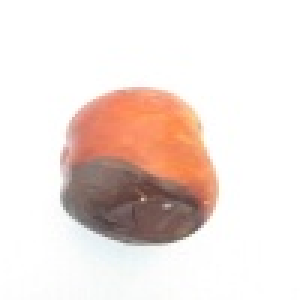
#> input picture image-classification/17.jpg, 100 x 100 px (shown 3 times larger)
$ jupyter execute color-segmentation-using-k-means-important.ipynb
#> lines starting #> are read from the running program, lines starting #| are printed output that depends on the picture; after the words box and inside, x2 and y2 are one past the last pixel; in counts of white or black regions, pixels touching at a corner belong together
[cell 1]
import numpy as np
import cv2
import matplotlib.pyplot as plt

[cell 2]
original_image = cv2.imread("17.jpg")
#> original_image is the input picture: shape (100, 100, 3); mean B, G, R 220.2, 225.3, 238.5

[cell 3]
img=cv2.cvtColor(original_image,cv2.COLOR_BGR2RGB)

[cell 4]
vectorized = img.reshape((-1,3))

[cell 5]
vectorized = np.float32(vectorized)

[cell 6]
criteria = (cv2.TERM_CRITERIA_EPS + cv2.TERM_CRITERIA_MAX_ITER, 10, 1.0)

[cell 7]
K = 4
attempts=20
ret,label,center=cv2.kmeans(vectorized,K,None,criteria,attempts,cv2.KMEANS_PP_CENTERS)
#> ret = 2117308.8; label = 10000 values, max 3 at index 3139, min 0 at index 0, mean 0.451; center = [[253.8, 253.9, 253.6], [122.3, 97.45, 91.94], [219.2, 179.2, 163.1], [238.8, 141.1, 101.3]]

[cell 8]
center = np.uint8(center)
#> center = [[253, 253, 253], [122, 97, 91], [219, 179, 163], [238, 141, 101]]

[cell 9]
res = center[label.flatten()]
result_image = res.reshape((img.shape))
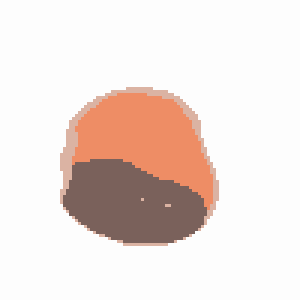
#> result_image: shape (100, 100, 3) (shown 3 times larger); mean R, G, B 237.7, 224.6, 219.6

[cell 10]
figure_size = 15
plt.figure(figsize=(figure_size,figure_size))
plt.subplot(1,2,1),plt.imshow(img)
plt.title('Original Image'), plt.xticks([]), plt.yticks([])
plt.subplot(1,2,2),plt.imshow(result_image)
plt.title('Segmented Image when K = %i' % K), plt.xticks([]), plt.yticks([])
plt.show()
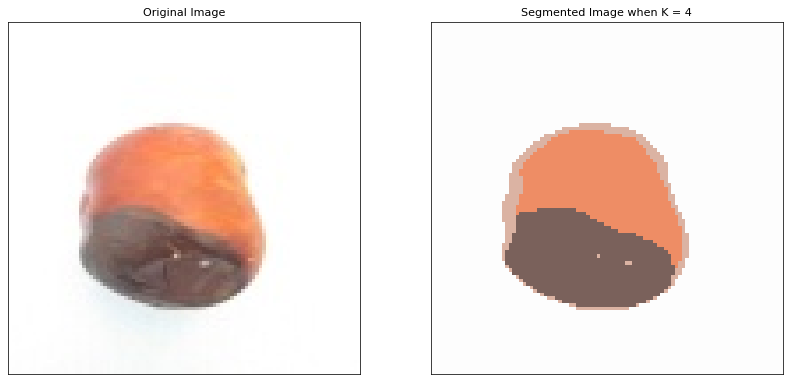
#> figure drawn by matplotlib, 2 panels

[cell 11]
edges = cv2.Canny(result_image,150,200)
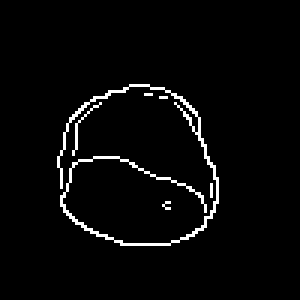
#> edges: shape (100, 100) (shown 3 times larger); 3.1% white in thin lines or dots, all inside (x1, y1, x2, y2) = (19, 28, 73, 82)
plt.figure(figsize=(figure_size,figure_size))
plt.subplot(1,2,1),plt.imshow(img)
plt.title('Original Image'), plt.xticks([]), plt.yticks([])
plt.subplot(1,2,2),plt.imshow(edges,cmap = 'gray')
plt.title('Edge Image'), plt.xticks([]), plt.yticks([])
plt.show()
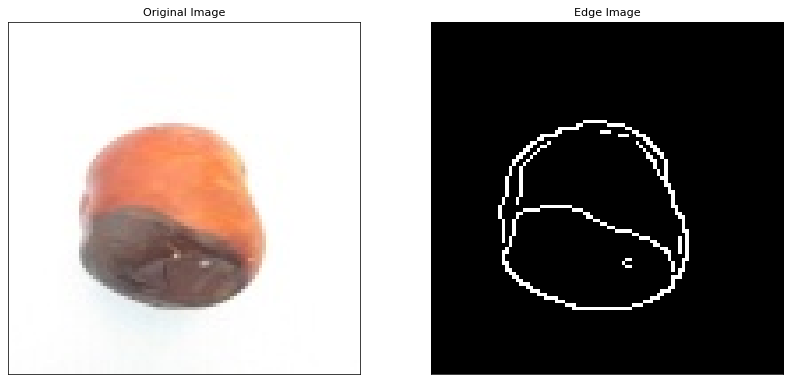
#> figure drawn by matplotlib, 2 panels

$ run again, with image-classification/1.jpg copied over image-classification/17.jpg
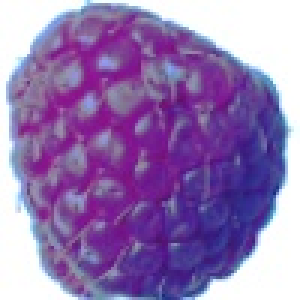
#> input picture image-classification/1.jpg, 100 x 100 px (shown 3 times larger)
#> original_image is the input picture: shape (100, 100, 3); mean B, G, R 177.8, 119.8, 148.5
#> `ret,label,center=cv2.kmeans(vectorized,K,None,criteria,attempts,cv2.KM..`: ret = 6507330; label = 10000 values, max 3 at index 1670, min 0 at index 443, mean 1.3; center = [[120, 49.9, 142.4], [248.9, 252.1, 253.6], [134.9, 123, 171], [72.99, 48.37, 139.1]]
#> `center = np.uint8(center)`: center = [[120, 49, 142], [248, 252, 253], [134, 123, 171], [72, 48, 139]]
#> `edges = cv2.Canny(result_image,150,200)`:
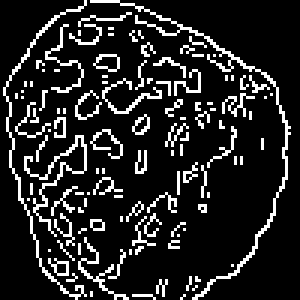
#> edges: shape (100, 100) (shown 3 times larger); 14.2% white in thin lines or dots
#> `plt.show()`:
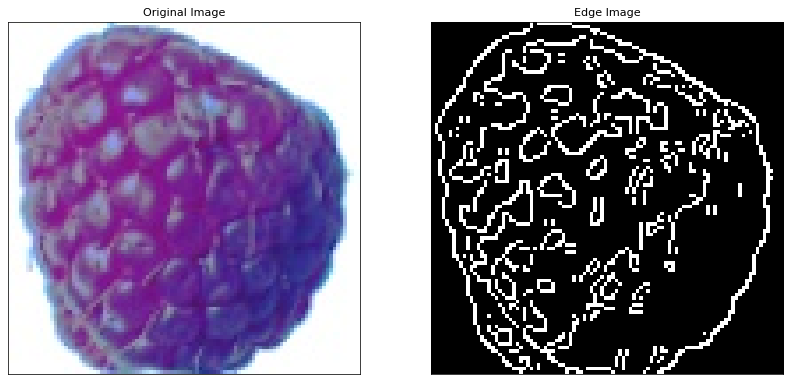
#> figure drawn by matplotlib, 2 panels

$ run again, with image-classification/11.jpg copied over image-classification/17.jpg
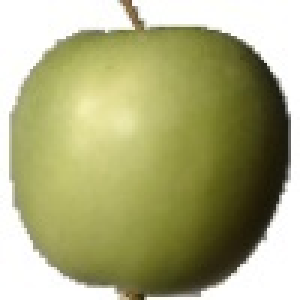
#> input picture image-classification/11.jpg, 100 x 100 px (shown 3 times larger)
#> original_image is the input picture: shape (100, 100, 3); mean B, G, R 126.1, 171.8, 171.7
#> `ret,label,center=cv2.kmeans(vectorized,K,None,criteria,attempts,cv2.KM..`: ret = 8592468.5; label = 10000 values, max 3 at index 746, min 0 at index 0, mean 1.36; center = [[253.2, 253.1, 251], [134.8, 136.3, 65.74], [187.7, 188.3, 116.5], [61.73, 59.75, 21.35]]
#> `center = np.uint8(center)`: center = [[253, 253, 251], [134, 136, 65], [187, 188, 116], [61, 59, 21]]
#> `edges = cv2.Canny(result_image,150,200)`:
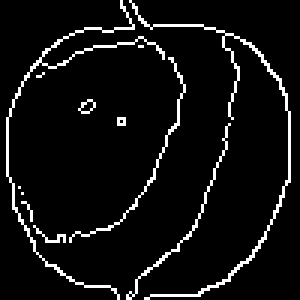
#> edges: shape (100, 100) (shown 3 times larger); 6.3% white in thin lines or dots
#> `plt.show()`:
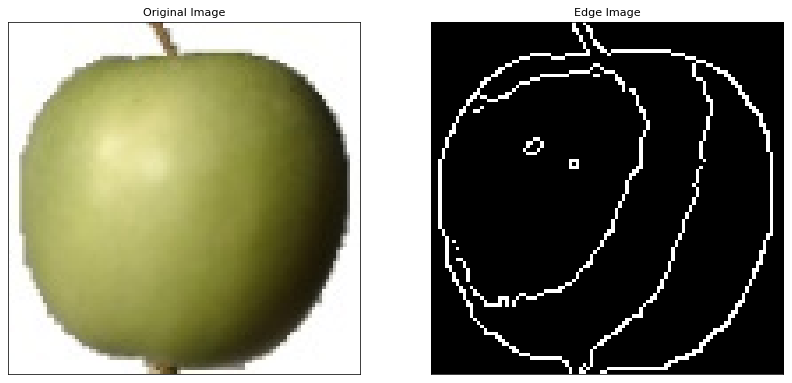
#> figure drawn by matplotlib, 2 panels

$ run again, with image-classification/2.jpg copied over image-classification/17.jpg
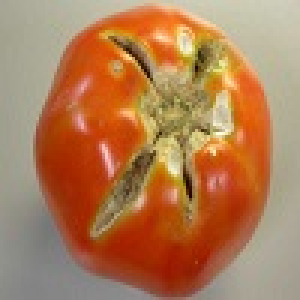
#> input picture image-classification/2.jpg, 100 x 100 px (shown 3 times larger)
#> original_image is the input picture: shape (100, 100, 3); mean B, G, R 85.2, 124.8, 176
#> `ret,label,center=cv2.kmeans(vectorized,K,None,criteria,attempts,cv2.KM..`: ret = 12377396.8; label = 10000 values, max 3 at index 346, min 0 at index 0, mean 1.24; center = [[186.2, 175.7, 148.4], [159, 58.18, 13.99], [148, 131, 106.7], [204.1, 105.5, 35.12]]
#> `center = np.uint8(center)`: center = [[186, 175, 148], [158, 58, 13], [148, 130, 106], [204, 105, 35]]
#> `edges = cv2.Canny(result_image,150,200)`:
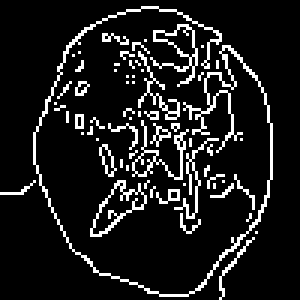
#> edges: shape (100, 100) (shown 3 times larger); 11% white in thin lines or dots, all inside (x1, y1, x2, y2) = (0, 2, 91, 100)
#> `plt.show()`:
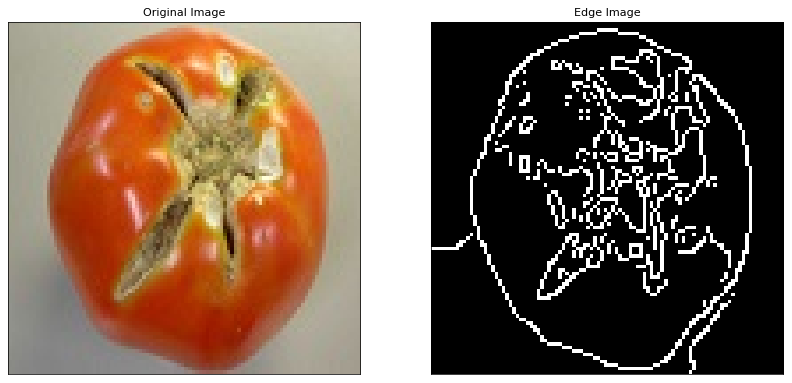
#> figure drawn by matplotlib, 2 panels
